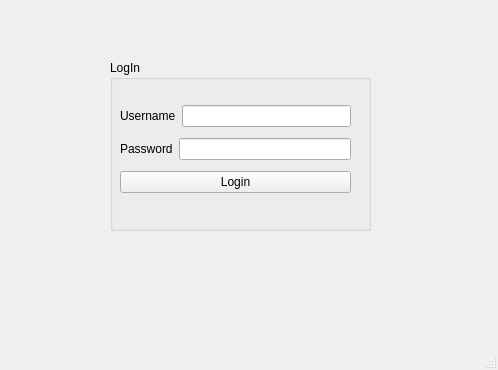
<?xml version="1.0" encoding="UTF-8"?>
<ui version="4.0">
 <class>MainWindow</class>
 <widget class="QMainWindow" name="MainWindow">
  <property name="geometry">
   <rect>
    <x>0</x>
    <y>0</y>
    <width>498</width>
    <height>370</height>
   </rect>
  </property>
  <property name="windowTitle">
   <string>MainWindow</string>
  </property>
  <widget class="QWidget" name="centralwidget">
   <widget class="QGroupBox" name="groupBox">
    <property name="geometry">
     <rect>
      <x>110</x>
      <y>60</y>
      <width>261</width>
      <height>171</height>
     </rect>
    </property>
    <property name="title">
     <string>LogIn</string>
    </property>
    <widget class="QWidget" name="">
     <property name="geometry">
      <rect>
       <x>10</x>
       <y>40</y>
       <width>231</width>
       <height>99</height>
      </rect>
     </property>
     <layout class="QVBoxLayout" name="verticalLayout">
      <item>
       <layout class="QHBoxLayout" name="horizontalLayout_2">
        <item>
         <widget class="QLabel" name="label">
          <property name="text">
           <string>Username</string>
          </property>
         </widget>
        </item>
        <item>
         <widget class="QLineEdit" name="txtUsername"/>
        </item>
       </layout>
      </item>
      <item>
       <layout class="QHBoxLayout" name="horizontalLayout">
        <item>
         <widget class="QLabel" name="label_2">
          <property name="text">
           <string>Password</string>
          </property>
         </widget>
        </item>
        <item>
         <widget class="QLineEdit" name="txtPassword"/>
        </item>
       </layout>
      </item>
      <item>
       <widget class="QPushButton" name="btnLogin">
        <property name="text">
         <string>Login</string>
        </property>
       </widget>
      </item>
     </layout>
    </widget>
   </widget>
  </widget>
  <widget class="QMenuBar" name="menubar">
   <property name="geometry">
    <rect>
     <x>0</x>
     <y>0</y>
     <width>498</width>
     <height>24</height>
    </rect>
   </property>
  </widget>
  <widget class="QStatusBar" name="statusbar"/>
 </widget>
 <resources/>
 <connections/>
</ui>
